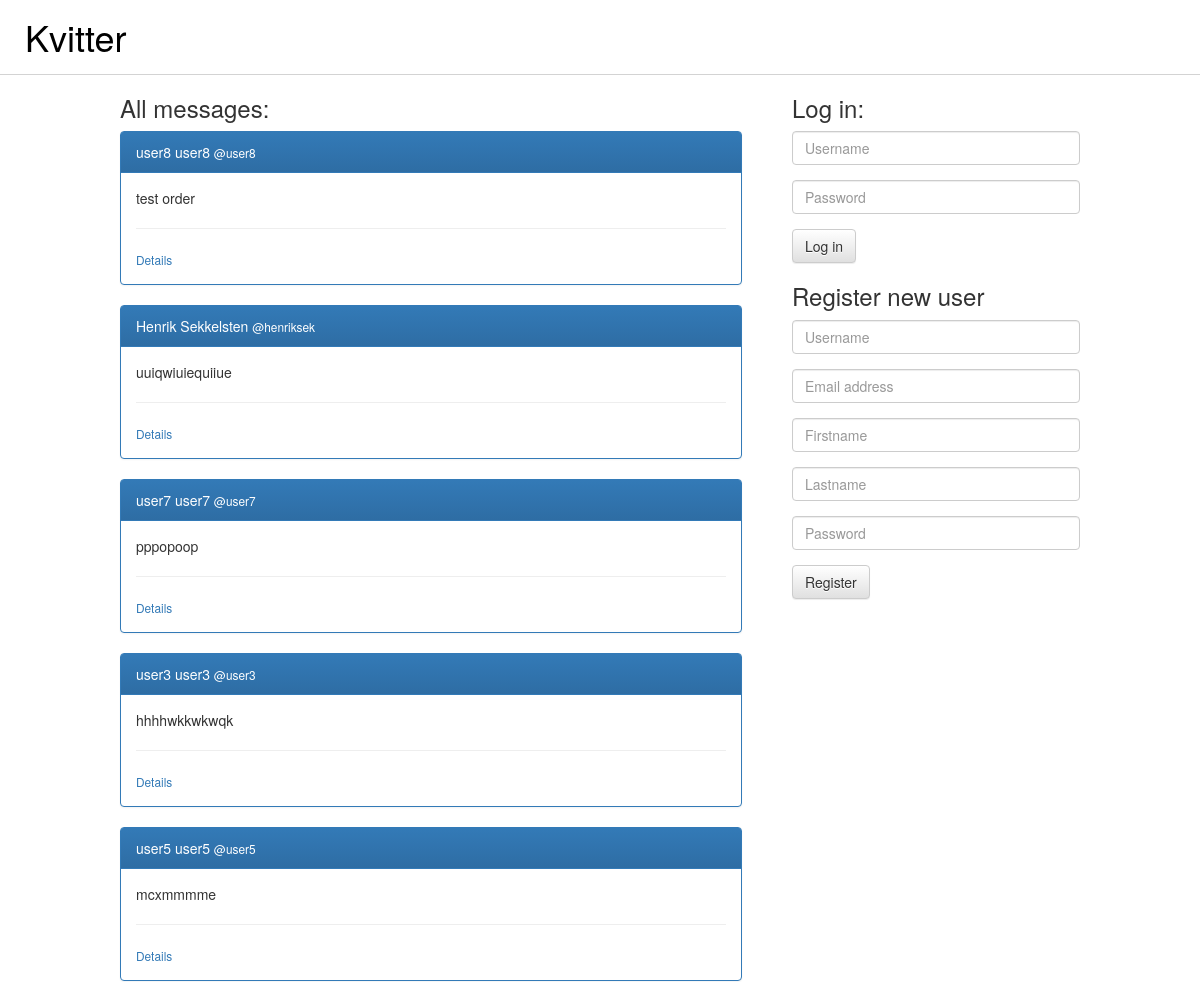
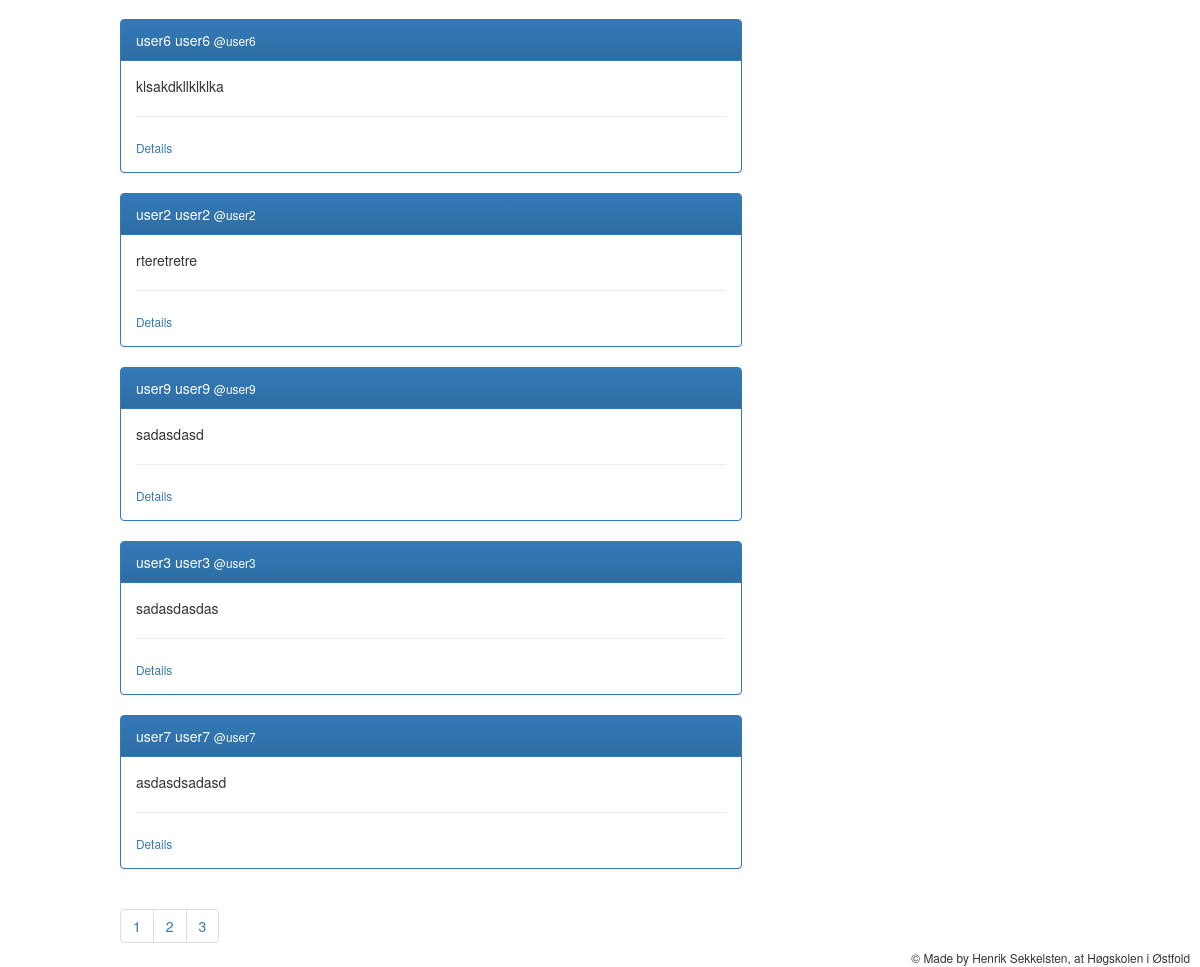
Before: / with the older database file (2 pictures, top to bottom).
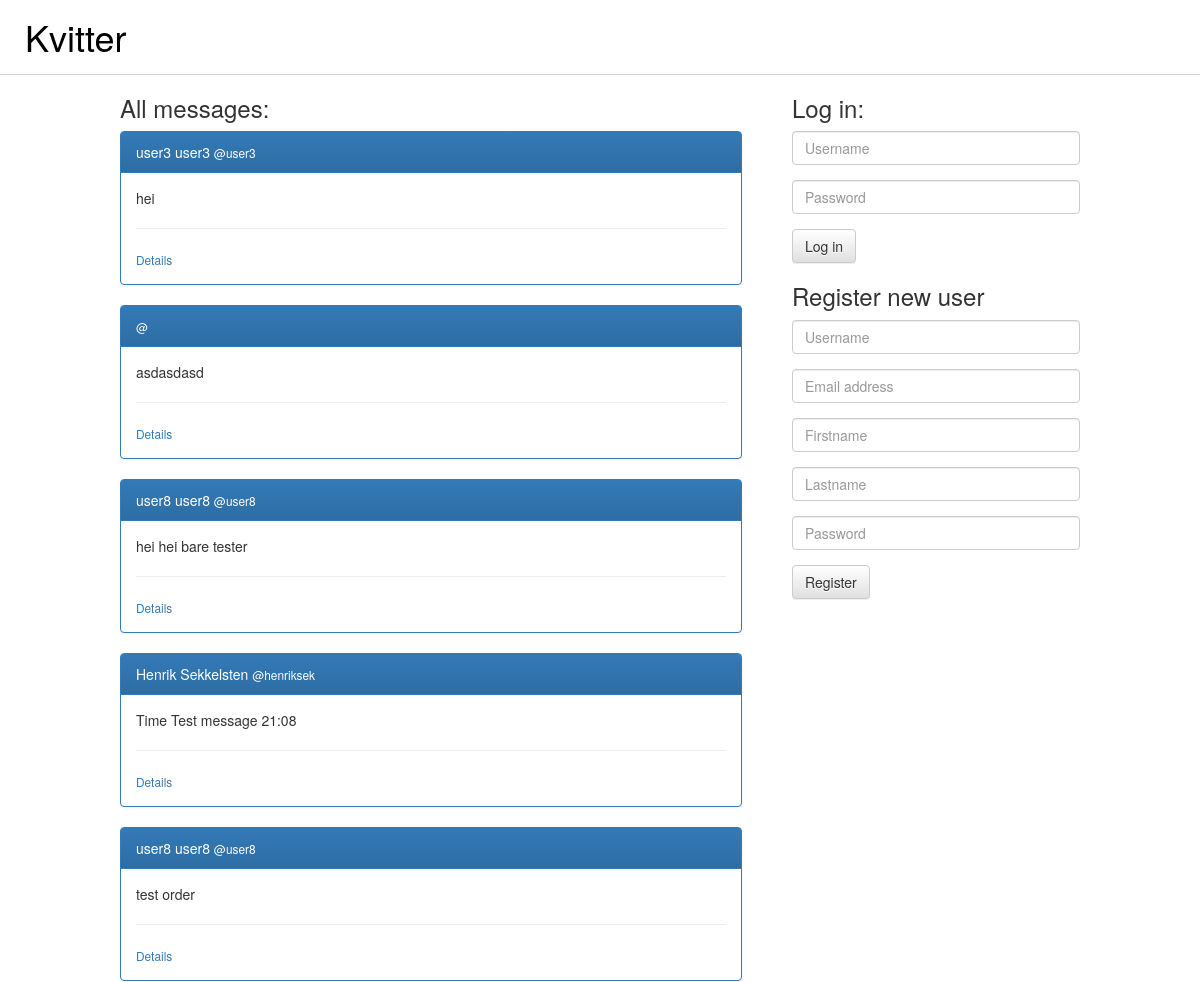
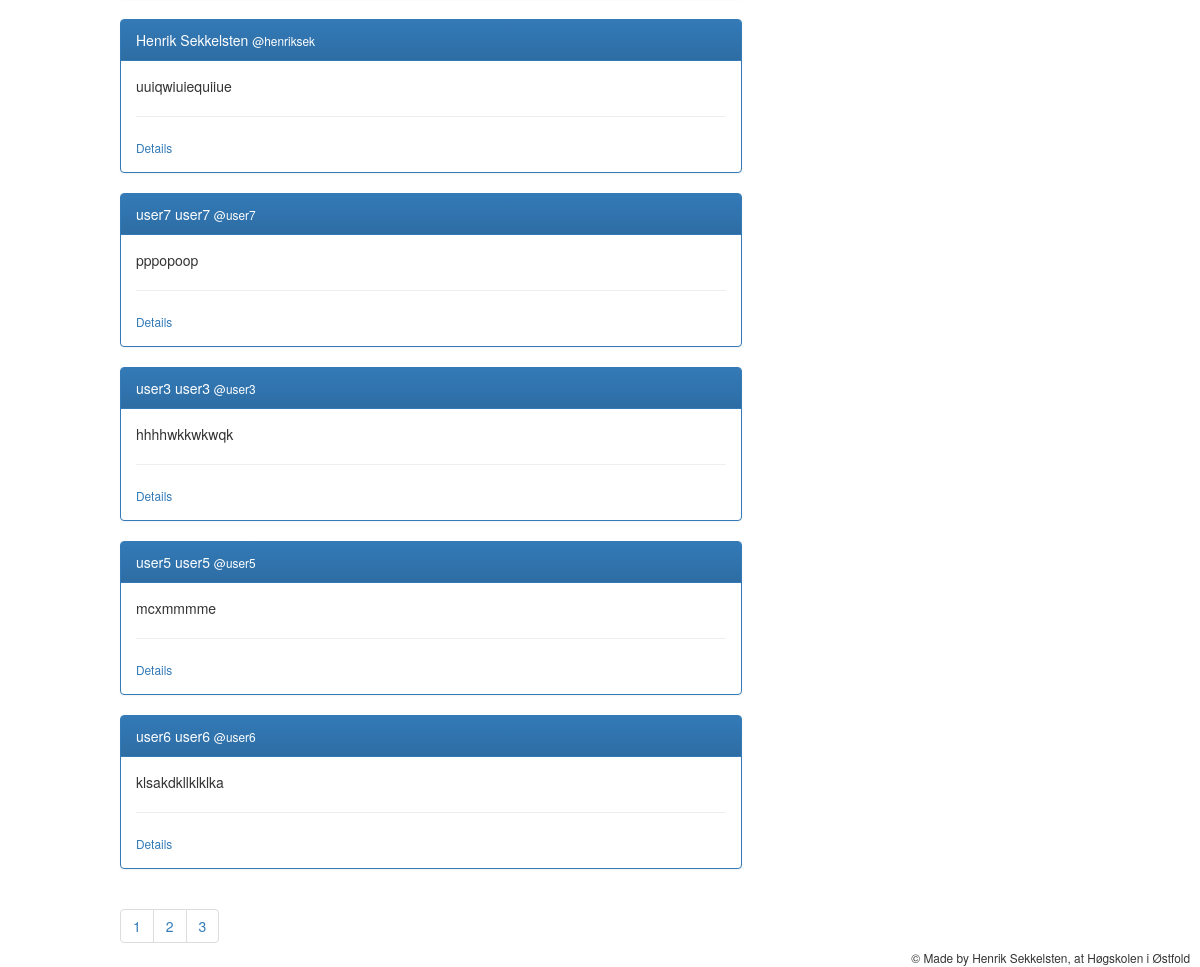
After: the same page with the newer database file (2 pictures, top to bottom).
### message_app/models.py (models this page shows)
class Message(models.Model):
    content = models.CharField(max_length=140)
    created_by = models.ForeignKey(User)
    created_datetime = models.DateTimeField()
    likes = models.ManyToManyField(User, related_name='likes')
    total_likes = models.IntegerField(default=0)

### theme/views.py (the view)
# urls.py: url(r'^$', views.frontpage, name='frontpage'),
def frontpage(request):
    messages = Message.objects.all().order_by('-created_datetime')
    page_nr = request.GET.get('page')
    paginator = Paginator(messages, 10)
    try:
        messages = paginator.page(page_nr)
    except PageNotAnInteger:
        messages = paginator.page(1)
    except EmptyPage:
        messages = paginator.page(paginator.num_pages)
    context = {
        'messages': messages,
        'paginator': paginator,
    }
    return render(request, 'theme/frontpage.html', context)

### theme/templates/theme/frontpage.html (shortened to what this page needs)
{% extends 'theme/base.html' %}
{% block pagecontent %}
    <section id="message_listings">
        <div>
            <h3>All messages:</h3>
            {% for msg in messages %}
                <div class="panel panel-primary">
                    <div class="panel-heading">
                        {{msg.created_by.first_name}} {{msg.created_by.last_name}}
                        <small>@{{msg.created_by.username}}</small>
                    </div>
                    <div class="panel-body">
                        <p>{{msg.content}}</p>
                        <hr />
                        <a href="{% url 'message_detail' msg.id %}" role="button"><small>Details</small></a>
                    </div>
                </div>
            {% endfor %}
        </div>
        <div>
            <ul class="pagination">
                {% for i in paginator.page_range %}
                    <li><a href="?page={{i}}">{{i}}</a></li>
                {% endfor %}
            </ul>
        </div>
    </section>
    <section id="user_auth">
        {% if user.is_anonymous %}
        <div>
            <h3>Log in:</h3>
            <form method="post" action="/useraccounts/login/">
                <div class="form-group">
                    <input class="form-control" type="text" name="username" id="loginUsername" placeholder="Username">
                </div>
                <div class="form-group">
                    <input class="form-control" type="password" name="password" id="loginPassword" placeholder="Password">
                </div>
                <div class="form-group">
                    <button class="btn btn-default" type="submit">Log in</button>
                </div>
            </form>
        </div>
        <div>
            <h3>Register new user</h3>
            <form method="post" action="/useraccounts/register/">
                <div class="form-group">
                    <input class="form-control" type="text" name="username" id="registerUsername" placeholder="Username">
                </div>
                <div class="form-group">
                    <input class="form-control" type="email" name="email" id="registerEmail" placeholder="Email address">
                </div>
                <div class="form-group">
                    <input class="form-control" type="text" name="firstname" id="registerFirstname" placeholder="Firstname">
                </div>
                <div class="form-group">
                    <input class="form-control" type="text" name="lastname" id="registerLastname" placeholder="Lastname">
                </div>
                <div class="form-group">
                    <input class="form-control" type="password" name="password" id="registerPassword" placeholder="Password">
                </div>
                <div class="form-group">
                    <button class="btn btn-default" type="submit">Register</button>
                </div>
            </form>
        </div>
        {% endif %}
    </section>
{% endblock %}

Changed rows visible on the page:
no longer on this page (row unchanged): Message: created_by.first_name "user2", created_by.last_name "user2", created_by.username "user2", content "rteretretre"
no longer on this page (row unchanged): Message: created_by.first_name "user9", created_by.last_name "user9", created_by.username "user9", content "sadasdasd"
no longer on this page (row unchanged): Message: created_by.first_name "user3", created_by.last_name "user3", created_by.username "user3", content "sadasdasdas"
no longer on this page (row unchanged): Message: created_by.first_name "user7", created_by.last_name "user7", created_by.username "user7", content "asdasdsadasd"
added Message: created_by.first_name "user3", created_by.last_name "user3", created_by.username "user3", content "hei"
added Message: content "asdasdasd"
added Message: created_by.first_name "user8", created_by.last_name "user8", created_by.username "user8", content "hei hei bare tester"
added Message: created_by.first_name "Henrik", created_by.last_name "Sekkelsten", created_by.username "henriksek", content "Time Test message 21:08"
